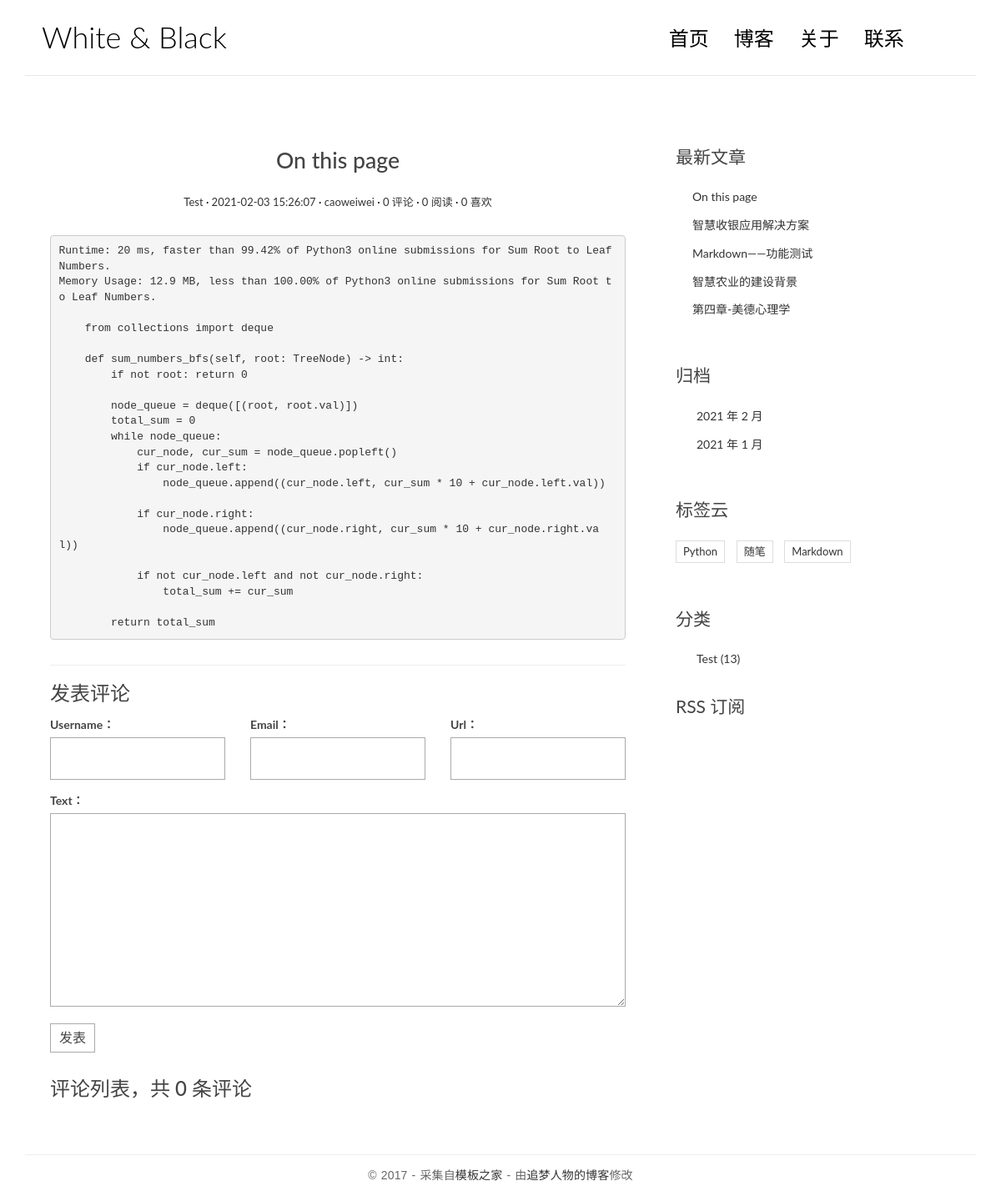
/post/6, run on the app's committed database.
### blog/models.py (models this page shows, shortened)
class BlogPost(models.Model):
    title = models.CharField(max_length=64)
    text = models.TextField()
    excerpt = models.CharField(max_length=128, null=True, blank=True, default='')
    views = models.PositiveIntegerField(default=0)
    likes = models.PositiveIntegerField(default=0)
    created_at = models.DateTimeField(auto_now_add=True)
    updated_at = models.DateTimeField(auto_now=True)
    author = models.ForeignKey(to=User, on_delete=models.SET_DEFAULT, default='Admin')
    tags = models.ManyToManyField(to=Tag, blank=True)
    category = models.ForeignKey(to=Category, on_delete=models.SET_NULL, null=True, blank=True)
    class Meta:
        verbose_name = '文章'
        verbose_name_plural = '文章列表'
        ordering = ['-created_at']  # set the default ordering field
    def get_absolute_url(self):
        return reverse('blog:blog_post_detail', kwargs={'blog_post_id': self.id})

class Category(models.Model):
    category_name = models.CharField(max_length=32)
    class Meta:
        verbose_name = '分类'
        verbose_name_plural = '分类列表'

class Tag(models.Model):
    tag_name = models.CharField(max_length=32, unique=True)
    class Meta:
        verbose_name = '标签'
        verbose_name_plural = '标签列表'

### blog/views.py (the view)
# urls.py: path('post/<int:blog_post_id>', views.blog_post_detail, name='blog_post_detail'), # blog post detail page
def blog_post_detail(request, blog_post_id):
    blog_post = get_object_or_404(BlogPost, pk=blog_post_id)
    md2html = markdown2.markdown(
        blog_post.text,
        extras=[
            'fenced-code-blocks',
            'code-color',
            'code-friendly',
            'toc'
        ],
    )
    blog_post.text = md2html # html tags
    blog_post.toc = md2html.toc_html # table of content
    context = {
        'website_title': 'White & Black',
        'blog_post': blog_post,
    }
    return render(request, 'blog/blog_post_detail.html', context)

### comment/forms.py
class CommentForm(forms.ModelForm):
    class Meta:
        model = Comment
        fields = ['username', 'email', 'url', 'text']

### blog/templatetags/blog_extras.py (called while the page is built)
@register.inclusion_tag('blog/inclusions/_recent_posts.html', takes_context=True)
def show_recent_blog_posts(context, num=5):
    return {
        'recent_post_list': models.BlogPost.objects.all()[:num],
    }

@register.inclusion_tag('blog/inclusions/_archives.html', takes_context=True)
def show_archives(context):
    return {
        'datetime_list': models.BlogPost.objects.dates('created_at', 'month', order='DESC')
    }

@register.inclusion_tag('blog/inclusions/_categories.html', takes_context=True)
def show_categories(context):
    return {
        'category_list': models.Category.objects.all()
    }

@register.inclusion_tag('blog/inclusions/_tags.html', takes_context=True)
def show_tags(context):
    return {
        'tag_list': models.Tag.objects.all()
    }

### comment/templatetags/comments_extras.py (called while the page is built)
@register.inclusion_tag('comments/inclusions/_form.html', takes_context=True)
def show_comment_form(context, blog_post, form=None):
    if not form:
        form = forms.CommentForm()
    return {
        'form': form,
        'blog_post': blog_post
    }

@register.inclusion_tag('comments/inclusions/_comment_list.html', takes_context=True)
def comment_list(context, blog_post_id):
    comment_list = models.Comment.objects.filter(blog_post_id=blog_post_id)
    total_cnt_comment = comment_list.count()
    return {
        'comment_list': comment_list,
        'total_cnt_comment': total_cnt_comment,
    }

### templates/blog/blog_post_detail.html (shortened to what this page needs)
{% extends 'base.html' %}
{% load comments_extras %}
{% block main_contain_region %}
    {% if blog_post %}
        <article class="post post-{{ blog_post.id }}">
            <header class="entry-header">
                <h1 class="entry-title">{{ blog_post.title }}</h1>
            <div class="entry-meta">
                <span class="post-category"><a href="{% url 'blog:category' blog_post.category_id%}">{{ blog_post.category.category_name }}</a></span>
                <span class="post-date"><a href="#"><time class="entry-date">{{ blog_post.created_at }}</time></a></span>
                <span class="post-author"><a href="#">{{ blog_post.author }}</a></span>
                <span class="comments-link"><a href="{{ blog_post.get_absolute_url }}#comment-area">{{ blog_post.comment_set.count }} 评论</a></span>
                <span class="views-count"><a href="#">{{ blog_post.views }} 阅读</a></span>
                <span class="likes-count"><a href="#">{{ blog_post.likes }} 喜欢</a></span>
            </div>
            </header>
            <div class="entry-content clearfix">
                {{ blog_post.text|safe }}
            </div>
        </article>
    {% endif %}
{% endblock %}
{% block comment_region %}
    <section class="comment-area" id="comment-area">
    <hr>
    <h3>发表评论</h3>
        {% show_comment_form blog_post %}
        {% comment_list blog_post.id %}
    </section>
{% endblock %}

### templates/blog/inclusions/_recent_posts.html
<div class="widget widget-recent-posts">
    <h3 class="widget-title">最新文章</h3>
        <ul>
            {% for blog_post in recent_post_list %}
            <li>
                <a href="{{ blog_post.get_absolute_url }}">{{ blog_post.title }}</a>
            </li>
            {% empty %}
                暂无文章！
            {% endfor %}
    </ul>
</div>

### templates/blog/inclusions/_tags.html
<div class="widget widget-tag-cloud">
  <h3 class="widget-title">标签云</h3>
  <ul>
    {% for tag in tag_list %}
      <li>
        <a href="{% url 'blog:tag' tag.id %}">{{ tag.tag_name }}</a>
      </li>
    {% empty %}
      暂无标签！
    {% endfor %}
  </ul>
</div>

### templates/blog/inclusions/_categories.html
<div class="widget widget-category">
  <h3 class="widget-title">分类</h3>
  <ul>
    {% for category in category_list %}
      <li>
        <a href="{% url 'blog:category' category.id %}">{{ category.category_name }} <span class="post-count">(13)</span></a>
      </li>
    {% empty %}
      暂无分类！
    {% endfor %}
  </ul>
</div>

### blog/static/blog/css/custom.css (style rules this page uses)
* { outline: none; }
h1, h2, h3, h4, h5, h6 { margin-top: 0; }
a { color: #333; }
body { color: #444; font-family: 'Lato', sans-serif; }
.post { background: #fff; padding: 30px 30px 0; }
.entry-title { text-align: center; font-size: 1.9em; margin-bottom: 20px; line-height: 1.6; padding: 10px 20px 0; }
.entry-meta { text-align: center; color: #DDDDDD; font-size: 13px; margin-bottom: 30px; }
.entry-content { font-size: 18px; line-height: 1.9; font-weight: 300; color: #000; }
.post-category::after, .post-date::after, .post-author::after, .comments-link::after, .views-count::after { content: ' ·'; color: #000; }
.widget { background: #fff; padding: 30px 0 0; }
.widget-title { font-size: 1.5em; margin-bottom: 20px; line-height: 1.6; padding: 10px 0 0; font-weight: 400; }
.widget-recent-posts ul { padding: 0; margin: 0; padding-left: 20px; }
.widget-recent-posts ul li { list-style-type: none; position: relative; line-height: 170%; margin-bottom: 10px; }
.widget-recent-posts ul li::before { content: '\f3d3'; font-family: "Ionicons"; position: absolute; left: -17px; top: 3px; font-size: 16px; color: #000; }
.widget-category ul { padding: 0; margin: 0; padding-left: 25px; }
.widget-category ul li { list-style-type: none; position: relative; line-height: 170%; margin-bottom: 10px; }
.widget-category ul li::before { content: '\f3fe'; font-family: "Ionicons"; position: absolute; left: -25px; top: 1px; font-size: 18px; color: #000; }
.widget-tag-cloud ul { padding: 0; margin: 0; margin-right: -10px; }
.widget-tag-cloud ul li { list-style-type: none; font-size: 13px; display: inline-block; margin-right: 10px; margin-bottom: 10px; padding: 3px 8px; border: 1px solid #ddd; }
.contact-form input, .comment-form input { border: 1px solid #aaa; margin-bottom: 15px; width: 100%; padding: 15px 15px; font-size: 16px; line-height: 100%; transition: 0.4s border-color linear; }
.contact-form textarea, .comment-form textarea { border: 1px solid #aaa; margin-bottom: 15px; width: 100%; padding: 15px 15px; font-size: 16px; line-height: 20px !important; min-height: 183px; transition: 0.4s border-color linear; }
.comment-area { padding: 0 30px 0; }

### data on the page
BlogPost: title "On this page", category.category_name "Test", created_at "2021-02-03 15:26:07", author "caoweiwei", comment_set.count "0", views "0", likes "0", text "Runtime: 20 ms, faster than 99.42% of Python3 online submissions for Sum Root to Leaf Numbers. Memory Usage: 12.9 MB, less than 100.00% of Python3 online submissions for Sum Root to Leaf Numbers. from collections import deque def sum_numbers_bfs(self, root: TreeNode) -> int: if not root: return 0 node_queue = deque([(root, root.val)]) total_sum = 0 while node_queue: cur_node, cur_sum = node_queue.popleft() if cur_node.left: node_queue.append((cur_node.left, cur_sum * 10 + cur_node.left.val)) if cur_node.right: node_queue.append((cur_node.right, cur_sum * 10 + cur_node.right.val)) if not cur_node.left and not cur_node.right: total_sum += cur_sum return total_sum"
BlogPost: title "智慧收银应用解决方案"
BlogPost: title "Markdown——功能测试"
BlogPost: title "智慧农业的建设背景"
BlogPost: title "第四章-美德心理学"
Tag: tag_name "Python"
Tag: tag_name "随笔"
Tag: tag_name "Markdown"
Category: category_name "Test"

### other printed values
{{ website_title }} "White & Black"
{{ total_cnt_comment }} "0"
{{ datetime.year }} "2021" "2021"
{{ datetime.month }} "2" "1"
